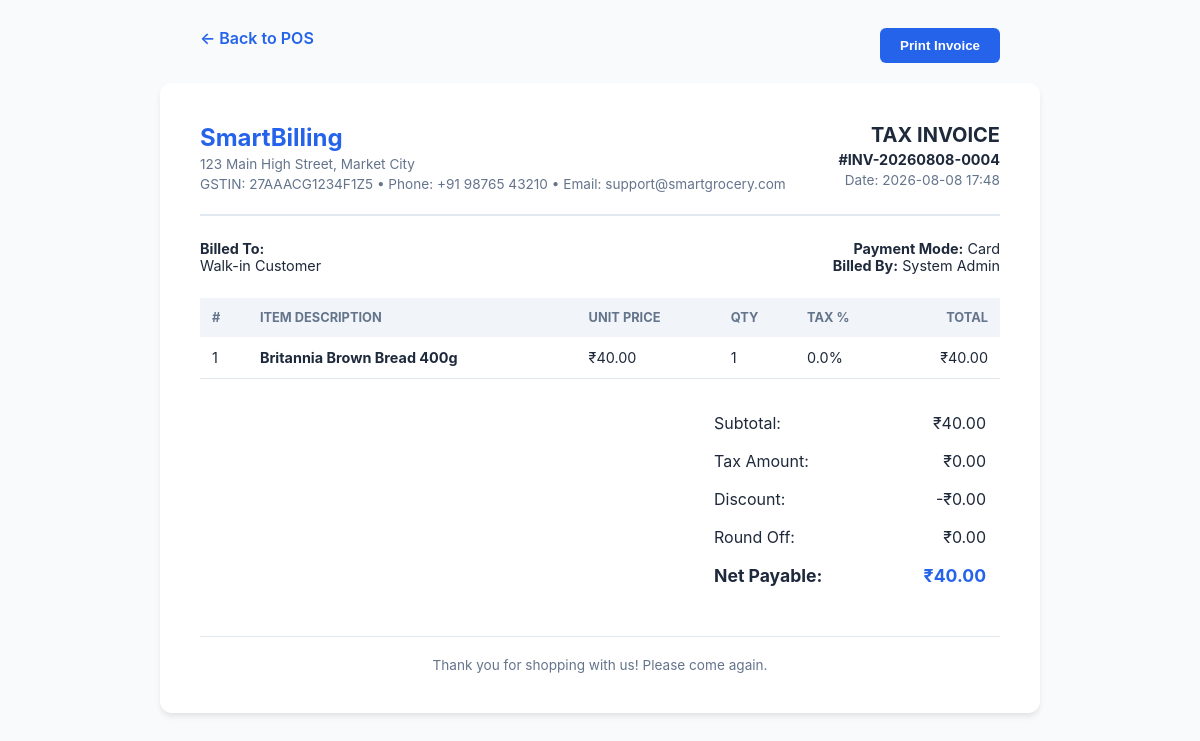
Page /billing/invoice/8 (signed in) on the committed database.
### app/models/setting.py (models this page shows, shortened)
class SystemSetting(db.Model):
    __tablename__ = 'system_settings'
    id = db.Column(db.Integer, primary_key=True, autoincrement=True)
    setting_key = db.Column(db.String(50), unique=True, nullable=False, index=True)
    setting_value = db.Column(db.Text, nullable=True)
    description = db.Column(db.String(255), nullable=True)
    updated_at = db.Column(db.DateTime, default=datetime.utcnow, onupdate=datetime.utcnow)
    @classmethod
    def get(cls, key: str, default: str = None) -> str:
        fallback = default if default is not None else DEFAULT_SETTINGS.get(key, '')
        setting = cls.query.filter_by(setting_key=key).first()
        return setting.setting_value if setting and setting.setting_value is not None else fallback
    @classmethod
    def get_bool(cls, key: str, default: bool = False) -> bool:
        val = cls.get(key, 'on' if default else 'off')
        return val.lower() in ['on', 'true', '1', 'yes']

### app/models/bill.py (models this page shows, shortened)
class Bill(db.Model):
    __tablename__ = 'bills'
    id = db.Column(db.Integer, primary_key=True, autoincrement=True)
    bill_number = db.Column(db.String(50), unique=True, nullable=False, index=True)
    customer_id = db.Column(db.Integer, db.ForeignKey('customers.id'), nullable=True)
    user_id = db.Column(db.Integer, db.ForeignKey('users.id'), nullable=False)
    total_amount = db.Column(db.Float, nullable=False, default=0.0)
    tax_amount = db.Column(db.Float, nullable=False, default=0.0)
    discount_amount = db.Column(db.Float, nullable=False, default=0.0)
    round_off = db.Column(db.Float, nullable=False, default=0.0)
    net_amount = db.Column(db.Float, nullable=False, default=0.0)
    payment_method = db.Column(db.String(30), nullable=False, default='Cash') # Cash, UPI, Card
    status = db.Column(db.String(20), nullable=False, default='Paid') # Paid, Cancelled
    notes = db.Column(db.Text, nullable=True)
    created_at = db.Column(db.DateTime, default=datetime.utcnow, index=True)
    items = db.relationship('BillItem', backref='bill', lazy=True, cascade="all, delete-orphan")
    user = db.relationship('User', backref='bills', lazy=True)

class BillItem(db.Model):
    __tablename__ = 'bill_items'
    id = db.Column(db.Integer, primary_key=True, autoincrement=True)
    bill_id = db.Column(db.Integer, db.ForeignKey('bills.id'), nullable=False)
    product_id = db.Column(db.Integer, db.ForeignKey('products.id'), nullable=False)
    product_name = db.Column(db.String(150), nullable=False)
    unit_price = db.Column(db.Float, nullable=False, default=0.0)
    quantity = db.Column(db.Integer, nullable=False, default=1)
    returned_quantity = db.Column(db.Integer, nullable=False, default=0)
    tax_percent = db.Column(db.Float, nullable=False, default=0.0)
    tax_amount = db.Column(db.Float, nullable=False, default=0.0)
    total_price = db.Column(db.Float, nullable=False, default=0.0)
    product = db.relationship('Product', backref='bill_items', lazy=True)

### app/models/user.py (models this page shows, shortened)
class User(UserMixin, db.Model):
    __tablename__ = 'users'
    id = db.Column(db.Integer, primary_key=True, autoincrement=True)
    username = db.Column(db.String(50), unique=True, nullable=False, index=True)
    email = db.Column(db.String(120), unique=True, nullable=False, index=True)
    password_hash = db.Column(db.String(255), nullable=False)
    full_name = db.Column(db.String(100), nullable=False)
    role = db.Column(db.String(20), nullable=False, default='Admin')  # Admin, Manager, Cashier
    status = db.Column(db.String(20), nullable=False, default='Active')  # Active, Inactive
    profile_image = db.Column(db.String(255), nullable=True)
    last_login_at = db.Column(db.DateTime, nullable=True)
    last_login_ip = db.Column(db.String(45), nullable=True)
    created_at = db.Column(db.DateTime, default=datetime.utcnow)
    updated_at = db.Column(db.DateTime, default=datetime.utcnow, onupdate=datetime.utcnow)

### app/routes/billing_routes.py (the view)
@billing_bp.route('/invoice/<int:id>')
@login_required
def view_invoice(id):
    bill = Bill.query.get_or_404(id)
    store_name = SystemSetting.get('STORE_NAME', 'Smart Grocery Store')
    store_gst = SystemSetting.get('GST_NUMBER', 'GSTIN9988776655')
    store_phone = SystemSetting.get('STORE_PHONE', '+91 98765 43210')
    store_email = SystemSetting.get('STORE_EMAIL', 'info@smartgrocery.com')
    currency = SystemSetting.get('CURRENCY', '₹')
    return render_template(
        'billing/invoice.html',
        bill=bill,
        store_name=store_name,
        store_gst=store_gst,
        store_phone=store_phone,
        store_email=store_email,
        currency=currency
    )

### app/templates/billing/invoice.html (shortened to what this page needs)
<!DOCTYPE html>
<html lang="en">
<head>
</head>
<body>
<div class="no-print" style="max-width: 800px; margin: 0 auto 20px; display: flex; justify-content: space-between;">
  <a href="{{ url_for('billing.pos') }}" style="text-decoration: none; font-weight: 600; color: #2563eb;">← Back to POS</a>
  <button onclick="window.print()" style="background: #2563eb; color: white; border: none; padding: 10px 20px; border-radius: 6px; cursor: pointer; font-weight: 600;">
    Print Invoice
  </button>
</div>
<div class="invoice-card">
  <div class="invoice-header">
    <div style="display: flex; gap: 16px; align-items: center;">
      <div>
        <h1 style="margin: 0; font-size: 1.5rem; color: var(--primary, #2563eb);">{{ store_name or 'Smart Grocery Supermarket' }}</h1>
        {% if store_address %}<p style="margin: 4px 0; font-size: 0.85rem; color: #64748b;">{{ store_address }}</p>{% endif %}
        <p style="margin: 2px 0; font-size: 0.85rem; color: #64748b;">
          {% if gst_number %}GSTIN: {{ gst_number }} &bull; {% endif %}
          {% if store_phone %}Phone: {{ store_phone }}{% endif %}
          {% if store_email %} &bull; Email: {{ store_email }}{% endif %}
        </p>
      </div>
    </div>
    <div style="text-align: right;">
      <h2 style="margin: 0; font-size: 1.25rem;">TAX INVOICE</h2>
      <p style="margin: 4px 0; font-size: 0.9rem; font-weight: 700;">#{{ bill.bill_number }}</p>
      <p style="margin: 2px 0; font-size: 0.85rem; color: #64748b;">Date: {{ bill.created_at.strftime('%Y-%m-%d %H:%M') }}</p>
    </div>
  </div>
  <div style="display: flex; justify-content: space-between; margin-bottom: 24px; font-size: 0.9rem;">
    <div>
      <strong>Billed To:</strong><br>
      {{ bill.customer.name if bill.customer else 'Walk-in Customer' }}<br>
    </div>
    <div style="text-align: right;">
      <strong>Payment Mode:</strong> {{ bill.payment_method }}<br>
      <strong>Billed By:</strong> {{ bill.user.full_name if bill.user else 'Counter' }}
    </div>
  </div>
  <table class="table">
    <thead>
      <tr>
        <th>#</th>
        <th>Item Description</th>
        <th>Unit Price</th>
        <th>Qty</th>
        <th>Tax %</th>
        <th style="text-align: right;">Total</th>
      </tr>
    </thead>
    <tbody>
      {% for item in bill.items %}
      <tr>
        <td>{{ loop.index }}</td>
        <td><strong>{{ item.product_name }}</strong></td>
        <td>{{ currency }}{{ "%.2f"|format(item.unit_price) }}</td>
        <td>{{ item.quantity }}</td>
        <td>{{ item.tax_percent }}%</td>
        <td style="text-align: right;">{{ currency }}{{ "%.2f"|format(item.total_price) }}</td>
      </tr>
      {% endfor %}
    </tbody>
  </table>
  <table class="totals-table">
    <tr>
      <td>Subtotal:</td>
      <td style="text-align: right;">{{ currency }}{{ "%.2f"|format(bill.total_amount) }}</td>
    </tr>
    <tr>
      <td>Tax Amount:</td>
      <td style="text-align: right;">{{ currency }}{{ "%.2f"|format(bill.tax_amount) }}</td>
    </tr>
    <tr>
      <td>Discount:</td>
      <td style="text-align: right;">-{{ currency }}{{ "%.2f"|format(bill.discount_amount) }}</td>
    </tr>
    <tr>
      <td>Round Off:</td>
      <td style="text-align: right;">{{ currency }}{{ "%.2f"|format(bill.round_off) }}</td>
    </tr>
    <tr style="font-weight: 700; font-size: 1.1rem; border-top: 2px solid #1e293b;">
      <td>Net Payable:</td>
      <td style="text-align: right; color: #2563eb;">{{ currency }}{{ "%.2f"|format(bill.net_amount) }}</td>
    </tr>
  </table>
  <div style="margin-top: 40px; text-align: center; font-size: 0.85rem; color: #64748b; border-top: 1px solid #e2e8f0; padding-top: 20px;">
    Thank you for shopping with us! Please come again.
  </div>
</div>
</body>
</html>

### app/templates/billing/invoice.html (style rules this page uses)
body { font-family: 'Inter', sans-serif; background: #f8fafc; color: #1e293b; padding: 20px; }
.invoice-card { background: white; max-width: 800px; margin: 0 auto; padding: 40px; border-radius: 12px; box-shadow: 0 4px 6px -1px rgba(0,0,0,0.1); }
.invoice-header { display: flex; justify-content: space-between; border-bottom: 2px solid #e2e8f0; padding-bottom: 20px; margin-bottom: 24px; }
.table { width: 100%; border-collapse: collapse; margin-top: 24px; }
.table th { background: #f1f5f9; padding: 12px; text-align: left; font-size: 0.8rem; text-transform: uppercase; color: #64748b; }
.table td { padding: 12px; border-bottom: 1px solid #e2e8f0; font-size: 0.9rem; }
.totals-table { margin-left: auto; width: 300px; margin-top: 24px; }
.totals-table td { padding: 8px 12px; }

### rows in the picture
SystemSetting: setting_value "SmartBilling"
SystemSetting: setting_value "123 Main High Street, Market City"
SystemSetting: setting_value "27AAACG1234F1Z5"
SystemSetting: setting_value "+91 98765 43210"
SystemSetting: setting_value "support@smartgrocery.com"
Bill: bill_number "INV-20260808-0004", created_at "2026-08-08 17:48", payment_method "Card", total_amount "40.00", tax_amount "0.00", discount_amount "0.00", round_off "0.00", net_amount "40.00"
User: user "System Admin"
BillItem: product_name "Britannia Brown Bread 400g", currency "₹", unit_price "40.00", quantity "1", tax_percent "0.0", total_price "40.00"

### other values in the picture
{{ bill.customer.name if bill.customer else 'Walk-in Customer' }} "Walk-in Customer"
{{ currency }} "₹"
